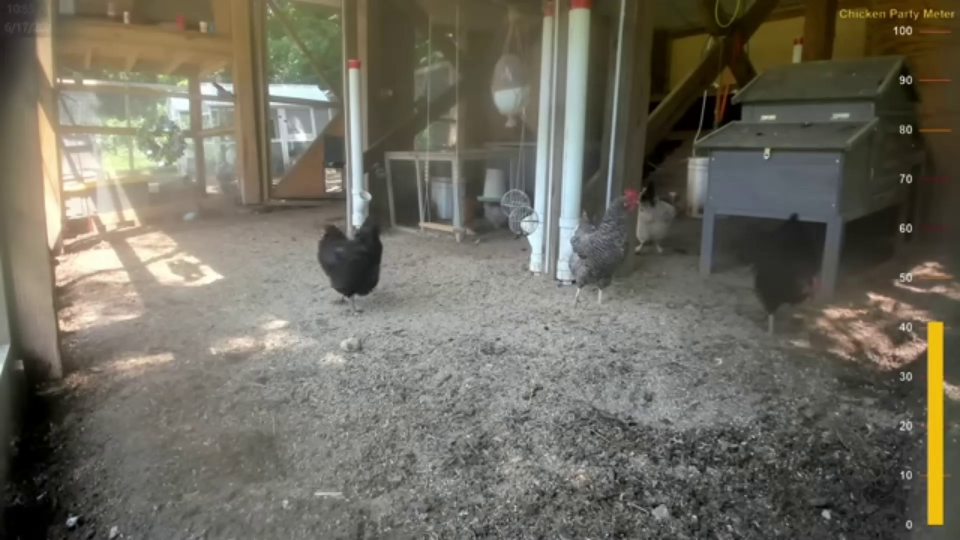
#> input picture frame 30 of Trajectory/lw10.mp4, 1920 x 1080 px, given in place of sleep.mp4, which was not available (shown at 1/2 size)
$ jupyter execute hetmap_updated.ipynb
#> lines starting #> are read from the running program, lines starting #| are printed output that depends on the picture; after the words box and inside, x2 and y2 are one past the last pixel; in counts of white or black regions, pixels touching at a corner belong together; pictures that were not available may be replaced by others from this repository, and a replacement may not be noted
[cell 1]
import cv2
import numpy as np
import matplotlib.pyplot as plt
import time
from threading import Timer

cap = cv2.VideoCapture('sleep.mp4')
blackblankimage= 0
counter=0
start = time.time()
_, first_frame = cap.read()
#> first_frame is the input picture: shape (1080, 1920, 3); mean B, G, R 95.1, 107.1, 110.6
first_frame= first_frame[200:980,500:1780]
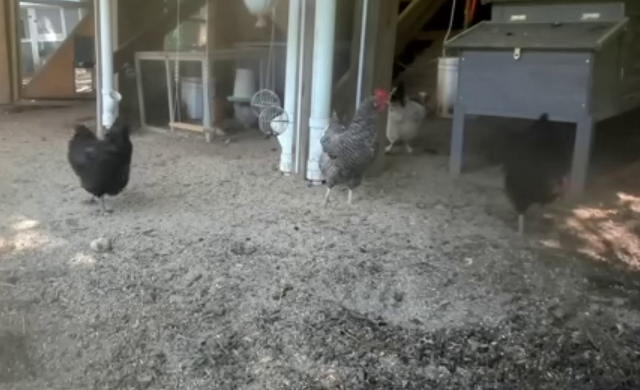
#> first_frame: shape (780, 1280, 3) (shown at 1/2 size); mean B, G, R 104.9, 109.6, 109.4
#first_frame = cv2.imread(r'C:\Users\abdal\OneDrive\Desktop\amr gamal\New folder\he\a\Screenshot_16.png')
first_gray = cv2.cvtColor(first_frame, cv2.COLOR_BGR2GRAY)
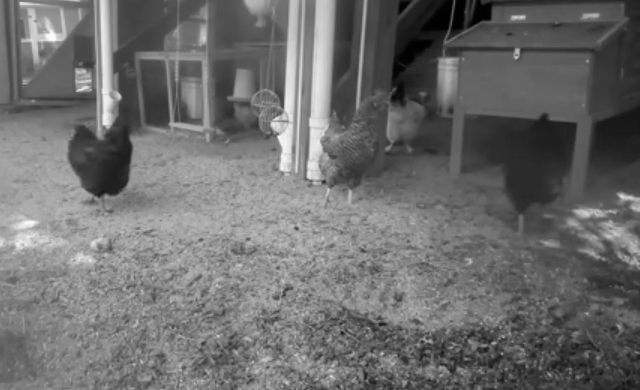
#> first_gray: shape (780, 1280) (shown at 1/2 size); min 0, max 254, mean 108.9
first_gray = cv2.GaussianBlur(first_gray, (5, 5), 0)
old_frame=None
heatmap = np.zeros(first_gray.shape,dtype=np.uint8)
counter=0
limit = 3 * 60 + 10
while cap.isOpened():
    ret , frame = cap.read()
    if counter ==0:
        blackblankimage = np.zeros_like(frame)
        counter +=1
    if ret:

        frame = frame[200:980,500:1780]
#> frame: shape (780, 1280, 3)
        gray_frame = cv2.cvtColor(frame, cv2.COLOR_BGR2GRAY)
        gray_frame = cv2.GaussianBlur(gray_frame, (5, 5), 0)
        if old_frame is not None:

            heatmap_diff = (cv2.absdiff(gray_frame, old_frame))
            # cv2.imshow('frame_diff',(cv2.absdiff(gray_frame, old_frame)))
            heatmap_diff = heatmap_diff * 0.25
            heatmap_diff = heatmap_diff.astype(np.uint8)
            heatmap = cv2.add(heatmap_diff,heatmap)
            # ret,thresh1 = cv2.threshold(heatmap_diff,127,255,cv2.THRESH_BINARY)
            heatmap_img = cv2.applyColorMap(heatmap, cv2.COLORMAP_JET)
            #print(heatmap_img.shape)
            #heatmap_img = cv2.resize(heatmap_img, (960, 540))
            cv2.imshow('heatmap',heatmap_img)
        old_frame = gray_frame
        difference = cv2.absdiff(first_gray, gray_frame)
        _, difference = cv2.threshold(difference, 25, 255, cv2.THRESH_BINARY)
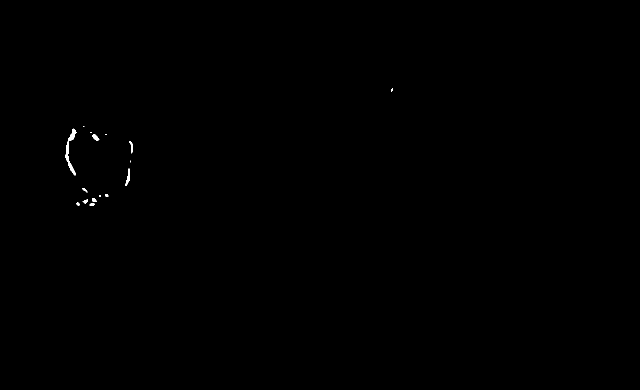
#> difference: shape (780, 1280) (shown at 1/2 size); 0.12% white; 16 white regions (6 under 20 px), largest, box (x1, y1, x2, y2) and area: (131, 257, 153, 351) 550, (251, 337, 260, 372) 147, (185, 269, 199, 281) 101


        frame = cv2.resize(frame, (960, 540))
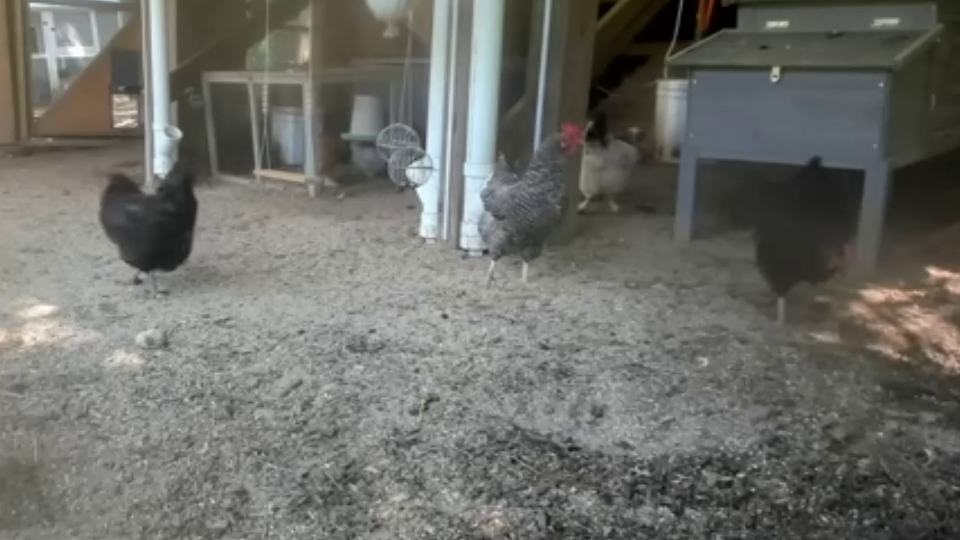
#> frame: shape (540, 960, 3); mean B, G, R 104.8, 109.5, 109.3
        difference = cv2.resize(difference, (960, 540))
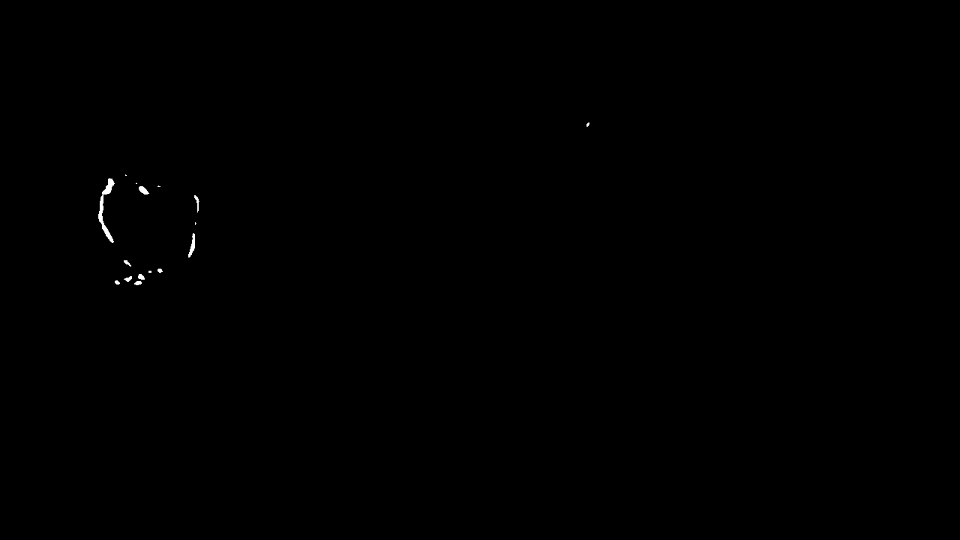
#> difference: shape (540, 960); min 0, max 255, mean 0.3
        cv2.imshow("Frame", frame)
        cv2.imshow("difference", difference)
        elapsed_time = time.time() -start
        if elapsed_time % 5 <= 0.05:
            cv2.imwrite('E:/University/Semester 6/Grad/CHICK_t/CHICK_t/April/sleep2/'+str(counter)+'.png',heatmap_img)
            heatmap_img=np.zeros(heatmap_img.shape,dtype=np.uint8)
            heatmap = np.zeros(first_gray.shape,dtype=np.uint8)

            counter+=1


        key = cv2.waitKey(30)
#> (key Esc is pressed here)
        if key == 27:
            break
cap.release()
cv2.destroyAllWindows()

$ run again, starting later in the video
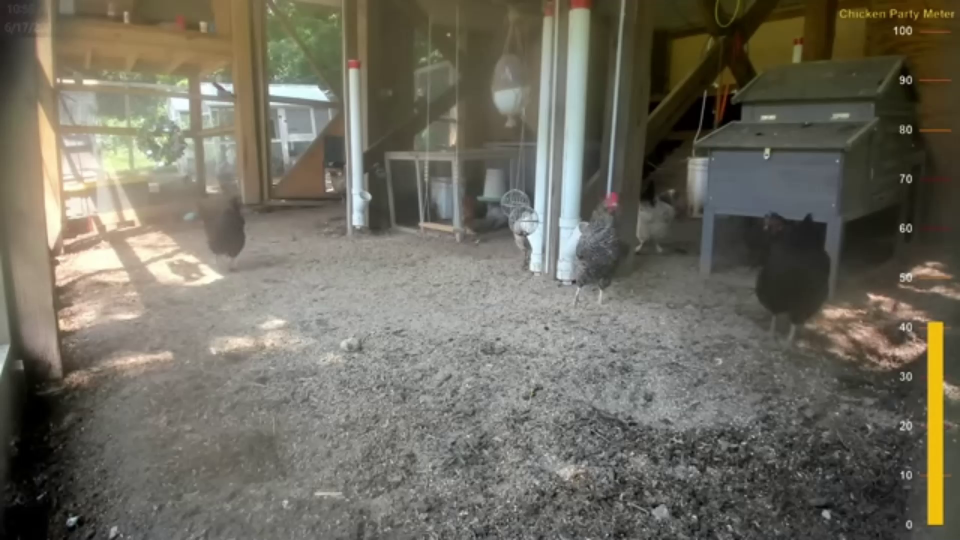
#> input picture frame 136 of Trajectory/lw10.mp4, 1920 x 1080 px, given in place of sleep.mp4, which was not available (shown at 1/2 size)
#> first_frame is the input picture: shape (1080, 1920, 3); mean B, G, R 95.3, 107.5, 110.9
#> first_frame: shape (780, 1280, 3)
#> `difference = cv2.absdiff(first_gray, gray_frame)`:
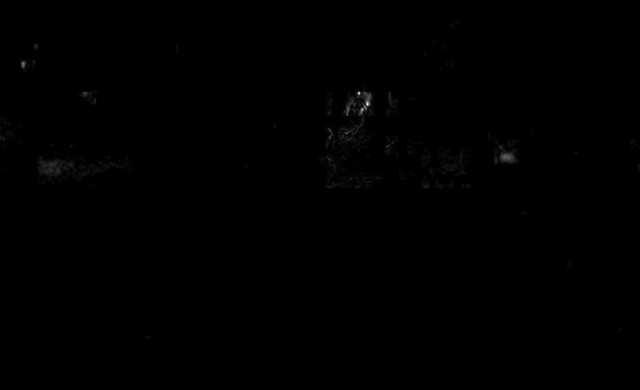
#> difference: shape (780, 1280) (shown at 1/2 size); min 0, max 34, mean 0.1; drawn with min black and max white
#> `frame = cv2.resize(frame, (960, 540))`:
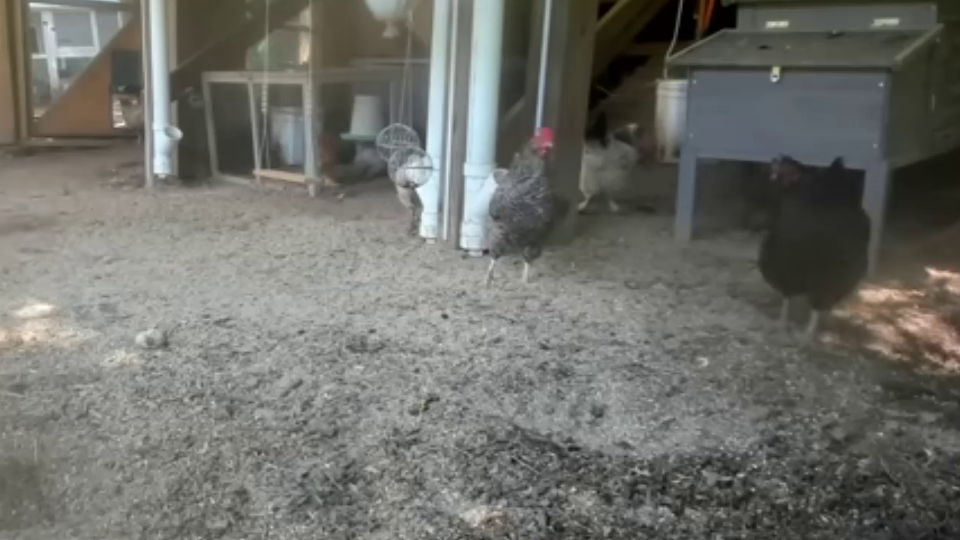
#> frame: shape (540, 960, 3); mean B, G, R 105.9, 110.9, 110.7

$ run again, starting later in the video
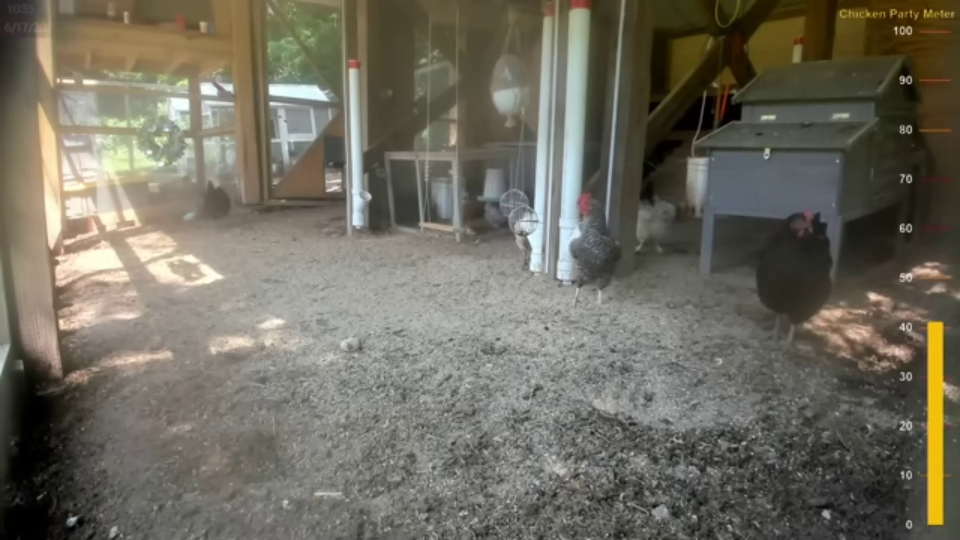
#> input picture frame 243 of Trajectory/lw10.mp4, 1920 x 1080 px, given in place of sleep.mp4, which was not available (shown at 1/2 size)
#> first_frame is the input picture: shape (1080, 1920, 3); mean B, G, R 95.3, 107.7, 111.4
#> first_frame: shape (780, 1280, 3)
#> `difference = cv2.absdiff(first_gray, gray_frame)`:
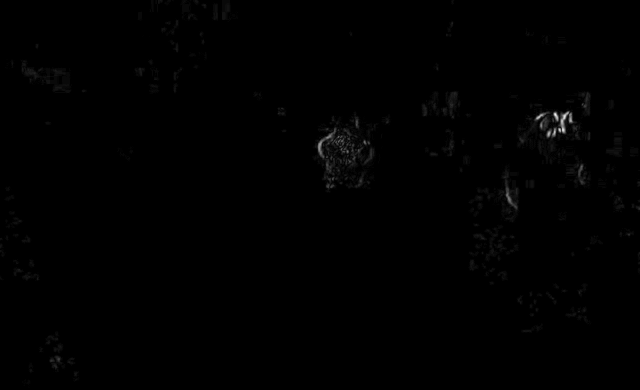
#> difference: shape (780, 1280) (shown at 1/2 size); min 0, max 28, mean 0.1; drawn with min black and max white
#> `frame = cv2.resize(frame, (960, 540))`:
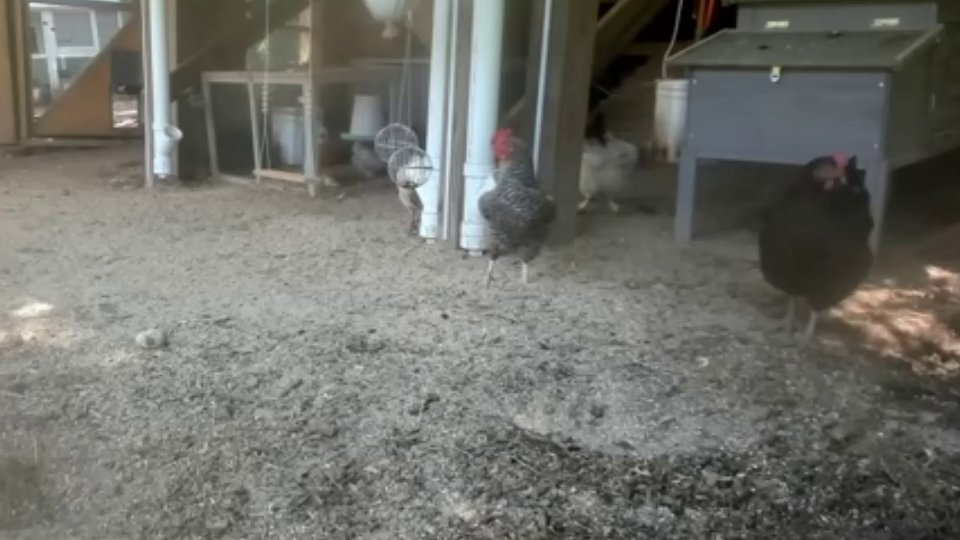
#> frame: shape (540, 960, 3); mean B, G, R 105.9, 111.1, 111.1
